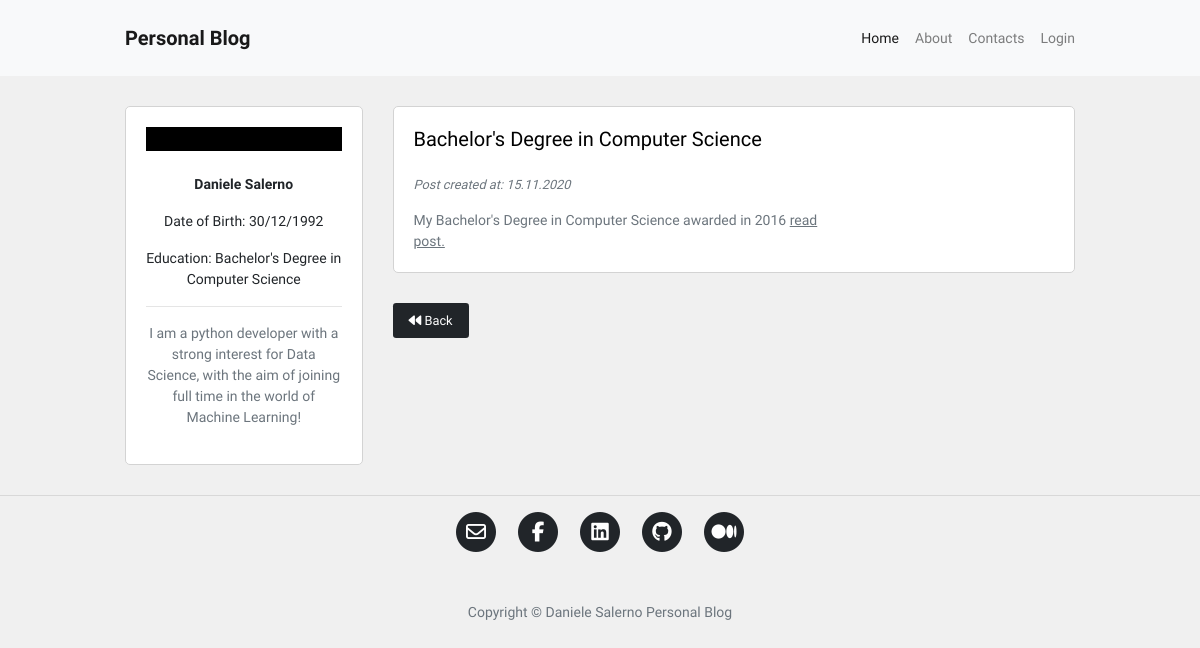
Before: /?page=2 with the older database file.
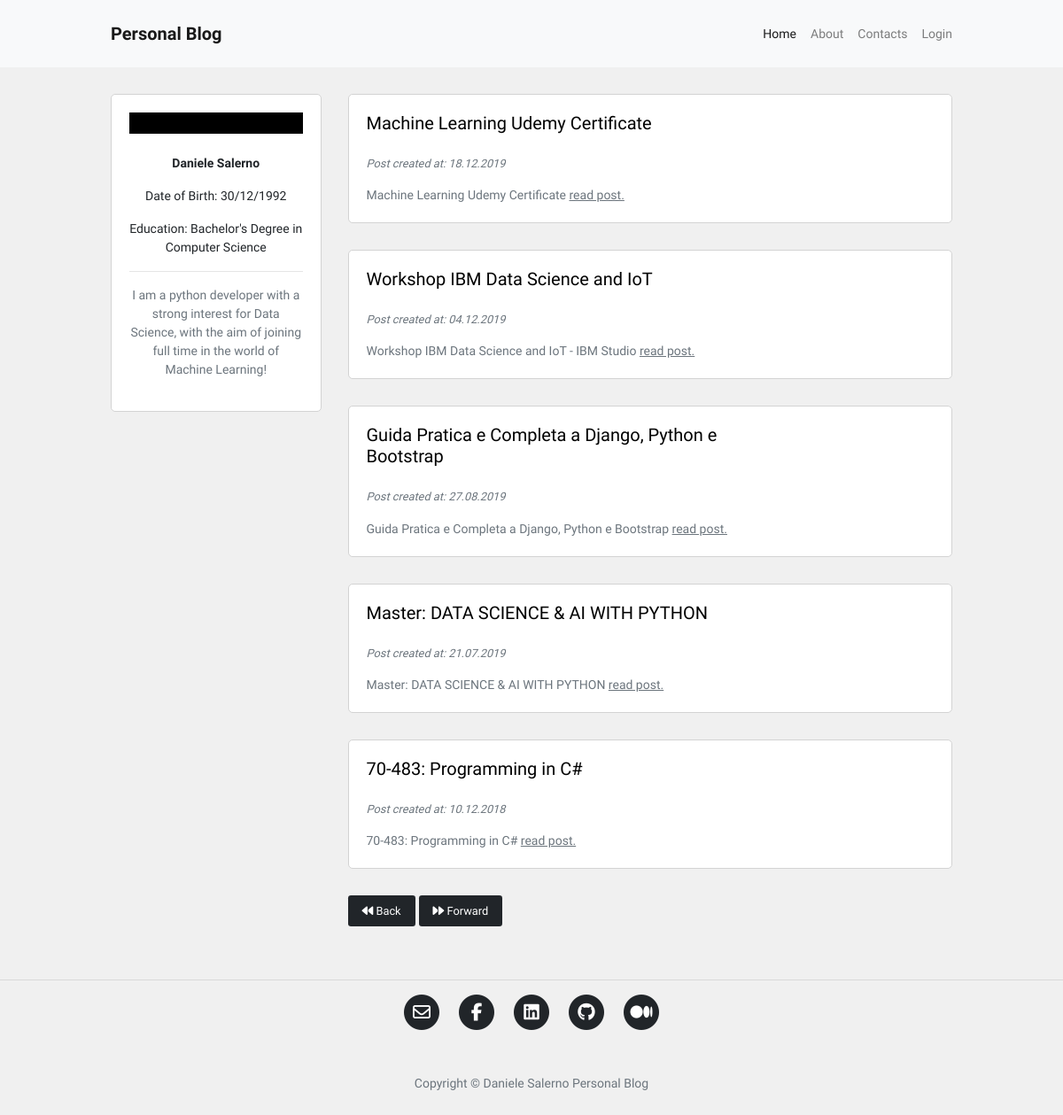
After: the same page with the newer database file.
### blog/models.py (models this page shows, shortened)
class Post(db.Model):
    id = db.Column(db.Integer, primary_key=True)
    user_id = db.Column(db.Integer, db.ForeignKey('user.id'), nullable=False)
    insert_time = db.Column(db.DateTime, default=datetime.now)
    title = db.Column(db.String(120), nullable=False)
    description = db.Column(db.String(240))
    body = db.Column(db.Text(), nullable=False)
    slug = db.Column(db.String(250))
    image = db.Column(db.String(120))

### blog/routes.py (the view)
@app.route("/")
def homepage():
    page_number = request.args.get('page', 1, type=int)
    posts = Post.query.order_by(Post.insert_time.desc()).paginate(page_number, 5, True)
    if posts.has_next:
        next_page = url_for("homepage", page=posts.next_num)
    else:
        next_page = None
    if posts.has_prev:
        previous_page = url_for("homepage", page=posts.prev_num)
    else:
        previous_page = None
    return render_template("homepage.html", posts=posts, current_page=page_number,
                            next_page=next_page, previous_page=previous_page)

### blog/templates/homepage.html (shortened to what this page needs)
{% extends 'base.html' %}
{% block content %}
<div class="container content-container">
    <div class="row no-gutters">
        <div class="col-md-9 order-md-2">
            {% for post in posts.items %}
            <div class="single-post-home">
                <div class="container">
                    <div class="row">
                        <div class="col-sm-8 no-padding-left-right">
                            <h5>
                                <a href="{{ url_for('post_detail', post_slug=post.slug) }}">
                                    <p class="hover-underline-animation">{{ post.title }}</p>
                                </a>
                            </h5>
                            <p class="p-small-two text-muted">
                                Post created at: {{ post.insert_time.strftime('%d.%m.%Y') }}
                            </p>
                            {% if post.description %}
                            <p class="p-small-one text-muted mb-0">
                                {{ post.description }}
                                <a class="read-more" href="{{ url_for('post_detail', post_slug=post.slug) }}">read post.</a>
                            </p>
                            {% endif %}
                        </div>
                        <div class="col-sm-4 no-padding-left-right auto-margin">
                            <div class="post-image-block">
                            </div>
                        </div>
                    </div>
                </div>
            </div>
            {% endfor %}
            <div class="pagination-block">
                {% if previous_page %}
                {% if current_page == 2 %}
                <a id="btn_next" class="btn btn-sm btn-outline-secondary mouse-cursor-gradient-tracking" href="/"><i class="fas fa-backward"></i> Back</a>
                {% else %}
                <a id="btn_next" class="btn btn-sm btn-outline-secondary mouse-cursor-gradient-tracking" href="{{ previous_page }}"><i class="fas fa-backward"></i> Back</a>
                {% endif %}
                {% endif %}
                {% if next_page %}
                <a id="btn_forward" class="btn btn-sm btn-outline-secondary mouse-cursor-gradient-tracking" href="{{ next_page }}"><i class="fas fa-forward"></i> Forward</a>
                {% endif %}
            </div>
        </div>
        <div class="col-md-3 order-md-1">
            {% include 'about_me_snippet.html' %}
        </div>
    </div>
</div>
{% endblock %}

Changed rows visible on the page:
no longer on this page (row edited): Post: title "Bachelor's Degree in Computer Science", insert_time "15.11.2020", description "My Bachelor's Degree in Computer Science awarded in 2016"
added Post: title "Machine Learning Udemy Certificate", insert_time "18.12.2019", description "Machine Learning Udemy Certificate"
added Post: title "Workshop IBM Data Science and IoT", insert_time "04.12.2019", description "Workshop IBM Data Science and IoT - IBM Studio"
added Post: title "Guida Pratica e Completa a Django, Python e Bootstrap", insert_time "27.08.2019", description "Guida Pratica e Completa a Django, Python e Bootstrap"
now on this page (row edited): Post: title "Master: DATA SCIENCE & AI WITH PYTHON", insert_time "21.07.2019", description "Master: DATA SCIENCE & AI WITH PYTHON"
now on this page (row edited): Post: title "70-483: Programming in C#", insert_time "10.12.2018", description "70-483: Programming in C#"
Other visible differences:
text now shown: "Forward"
